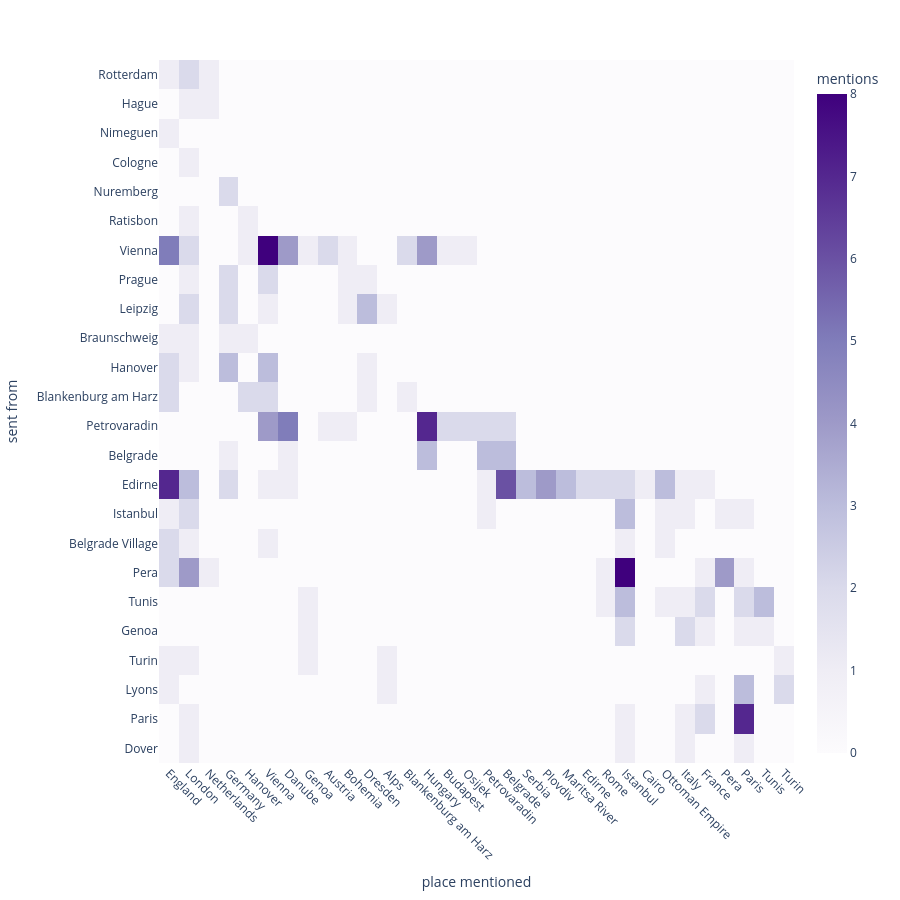

This figure's notebook cell:
### Code cell
fig = px.imshow(
    table,
    color_continuous_scale="Purples",
    range_color=[0, 8],      # anything above 8 is shown as the darkest colour
    aspect="auto",
    labels=dict(x="place mentioned", y="sent from", color="mentions"),
)
fig.update_xaxes(tickangle=45, tickmode="array", tickvals=table.columns, ticktext=table.columns)
fig.update_yaxes(tickmode="array", tickvals=table.index, ticktext=table.index)
fig.update_layout(height=900)
fig.show()

### Figure 1 — Plotly figure (JSON) as saved in the notebook; plotly's stock layout.template omitted (floating-point values rounded to 4 significant figures; data arrays with more than 128 entries replaced by an {"elided": "..."} marker saying what was removed)
{"data": [{"coloraxis": "coloraxis", "hovertemplate": "place mentioned: %{x}<br>sent from: %{y}<br>mentions: %{z}<extra></extra>", "name": "0", "type": "heatmap", "x": ["England", "London", "Netherlands", "Germany", "Hanover", "Vienna", "Danube", "Genoa", "Austria", "Bohemia", "Dresden", "Alps", "Blankenburg am Harz", "Hungary", "Budapest", "Osijek", "Petrovaradin", "Belgrade", "Serbia", "Plovdiv", "Maritsa River", "Edirne", "Rome", "Istanbul", "Cairo", "Ottoman Empire", "Italy", "France", "Pera", "Paris", "Tunis", "Turin"], "xaxis": "x", "y": ["Rotterdam", "Hague", "Nimeguen", "Cologne", "Nuremberg", "Ratisbon", "Vienna", "Prague", "Leipzig", "Braunschweig", "Hanover", "Blankenburg am Harz", "Petrovaradin", "Belgrade", "Edirne", "Istanbul", "Belgrade Village", "Pera", "Tunis", "Genoa", "Turin", "Lyons", "Paris", "Dover"], "yaxis": "y", "z": {"elided": "24x32 int values"}}], "layout": {"coloraxis": {"autocolorscale": false, "cmax": 8, "cmin": 0, "colorbar": {"title": {"text": "mentions"}}, "colorscale": [[0, "rgb(252,251,253)"], [0.125, "rgb(239,237,245)"], [0.25, "rgb(218,218,235)"], [0.375, "rgb(188,189,220)"], [0.5, "rgb(158,154,200)"], [0.625, "rgb(128,125,186)"], [0.75, "rgb(106,81,163)"], [0.875, "rgb(84,39,143)"], [1, "rgb(63,0,125)"]]}, "height": 900, "margin": {"t": 60}, "xaxis": {"anchor": "y", "domain": [0, 1], "tickangle": 45, "tickmode": "array", "ticktext": ["England", "London", "Netherlands", "Germany", "Hanover", "Vienna", "Danube", "Genoa", "Austria", "Bohemia", "Dresden", "Alps", "Blankenburg am Harz", "Hungary", "Budapest", "Osijek", "Petrovaradin", "Belgrade", "Serbia", "Plovdiv", "Maritsa River", "Edirne", "Rome", "Istanbul", "Cairo", "Ottoman Empire", "Italy", "France", "Pera", "Paris", "Tunis", "Turin"], "tickvals": ["England", "London", "Netherlands", "Germany", "Hanover", "Vienna", "Danube", "Genoa", "Austria", "Bohemia", "Dresden", "Alps", "Blankenburg am Harz", "Hungary", "Budapest", "Osijek", "Petrovaradin", "Belgrade", "Serbia", "Plovdiv", "Maritsa River", "Edirne", "Rome", "Istanbul", "Cairo", "Ottoman Empire", "Italy", "France", "Pera", "Paris", "Tunis", "Turin"], "title": {"text": "place mentioned"}}, "yaxis": {"anchor": "x", "autorange": "reversed", "domain": [0, 1], "tickmode": "array", "ticktext": ["Rotterdam", "Hague", "Nimeguen", "Cologne", "Nuremberg", "Ratisbon", "Vienna", "Prague", "Leipzig", "Braunschweig", "Hanover", "Blankenburg am Harz", "Petrovaradin", "Belgrade", "Edirne", "Istanbul", "Belgrade Village", "Pera", "Tunis", "Genoa", "Turin", "Lyons", "Paris", "Dover"], "tickvals": ["Rotterdam", "Hague", "Nimeguen", "Cologne", "Nuremberg", "Ratisbon", "Vienna", "Prague", "Leipzig", "Braunschweig", "Hanover", "Blankenburg am Harz", "Petrovaradin", "Belgrade", "Edirne", "Istanbul", "Belgrade Village", "Pera", "Tunis", "Genoa", "Turin", "Lyons", "Paris", "Dover"], "title": {"text": "sent from"}}}}
